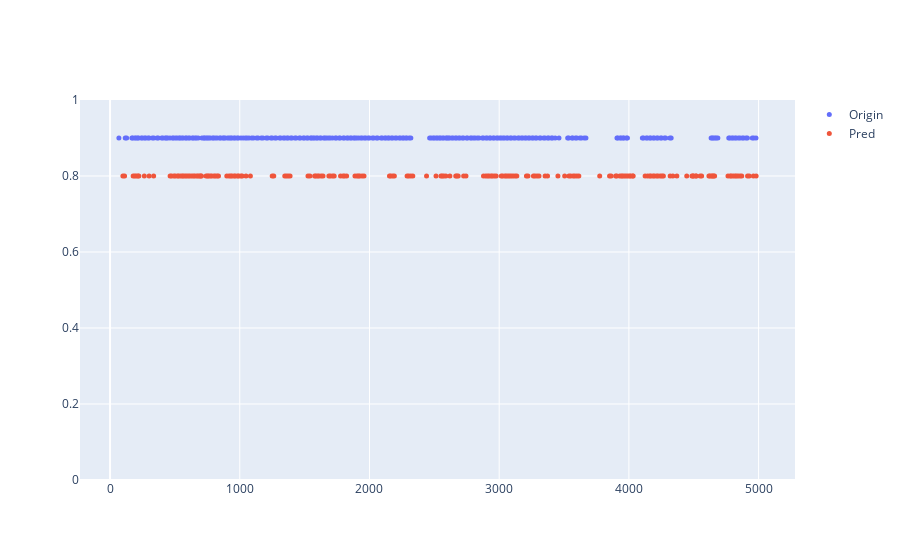

Source (notebook cell):
### Code cell
import plotly.graph_objects as go

fig = go.Figure()

fig.add_trace(go.Scatter(
    x=origin_tp_idx,
    y=x1,
    mode='markers',
    name='Origin',
    marker=dict(size=5),
))

fig.add_trace(go.Scatter(
    x=pred_tp_idx,
    y=x2,
    mode='markers',
    name='Pred',
    marker=dict(size=5),
))

fig.update_layout(
    yaxis=dict(
        range=[0, 1]
    )
)
fig.show()

### Figure 1 — Plotly figure (JSON) as saved in the notebook; plotly's stock layout.template omitted (floating-point values rounded to 4 significant figures; data arrays with more than 128 entries replaced by an {"elided": "..."} marker saying what was removed)
{"data": [{"marker": {"size": 5}, "mode": "markers", "name": "Origin", "type": "scatter", "x": {"elided": "282 int values"}, "y": {"elided": "282 float values"}}, {"marker": {"size": 5}, "mode": "markers", "name": "Pred", "type": "scatter", "x": {"elided": "190 int values"}, "y": {"elided": "190 float values"}}], "layout": {"yaxis": {"range": [0, 1]}}}
